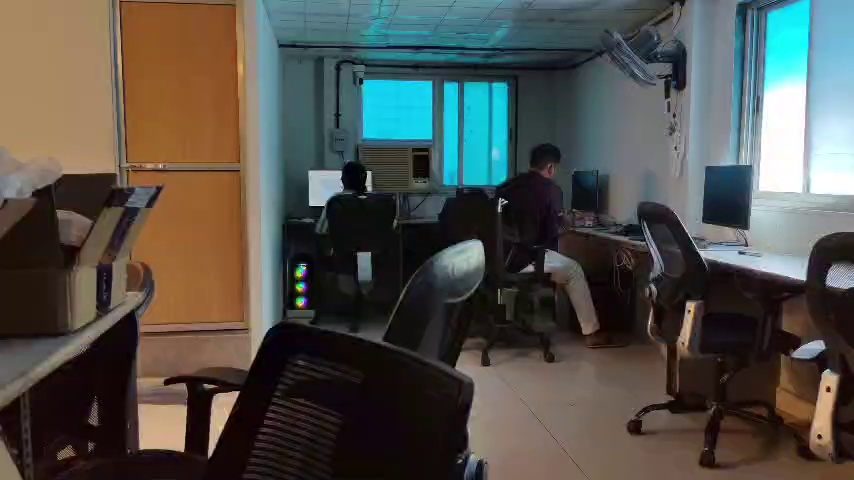
#> input picture tests/face_eval_frames/frame_0000.jpg, 854 x 480 px; its folder holds only this picture in this run
$ python create_face_contact_sheet.py
#> lines starting #> are read from the running program, lines starting #| are printed output that depends on the picture; after the words box and inside, x2 and y2 are one past the last pixel; in counts of white or black regions, pixels touching at a corner belong together
import cv2
from pathlib import Path
import math
import numpy as np

INPUT_DIR = Path("tests/face_eval_frames")
OUTPUT_PATH = Path("tests/face_eval_contact_sheet.jpg")
IMAGE_WIDTH = 320
IMAGE_HEIGHT = 180
LABEL_HEIGHT = 28
COLUMNS = 4

image_paths = sorted(INPUT_DIR.glob("frame_*.jpg"))
if not image_paths:
    raise RuntimeError("No evaluation frames found.")

rows = math.ceil(len(image_paths) / COLUMNS)
canvas = np.full(
    (rows * (IMAGE_HEIGHT + LABEL_HEIGHT), COLUMNS * IMAGE_WIDTH, 3),
    255,
    dtype=np.uint8
)

for index, path in enumerate(image_paths):
    image = cv2.imread(str(path))
#> image is the input picture: shape (480, 854, 3); mean B, G, R 75.6, 81.3, 81.5
    if image is None:
        continue
    image = cv2.resize(image, (IMAGE_WIDTH, IMAGE_HEIGHT))
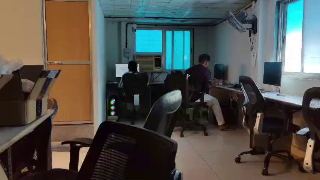
#> image: shape (180, 320, 3); mean B, G, R 75.5, 81.2, 81.4

    col = index % COLUMNS
    row = index // COLUMNS

    x = col * IMAGE_WIDTH
    y = row * (IMAGE_HEIGHT + LABEL_HEIGHT)

    canvas[y : y + IMAGE_HEIGHT, x : x + IMAGE_WIDTH] = image
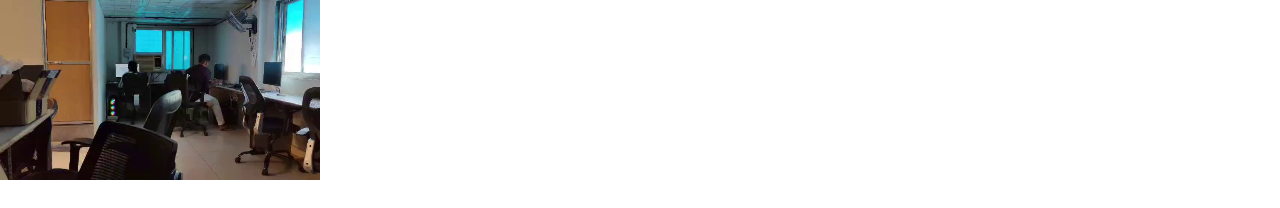
#> canvas: shape (208, 1280, 3); mean B, G, R 216.2, 217.4, 217.4

    # Add frame label text
    label = path.name
    cv2.putText(
        canvas,
        label,
        (x + 10, y + IMAGE_HEIGHT + 20),
        cv2.FONT_HERSHEY_SIMPLEX,
        0.55,
        (0, 0, 0),
        1,
        cv2.LINE_AA
    )
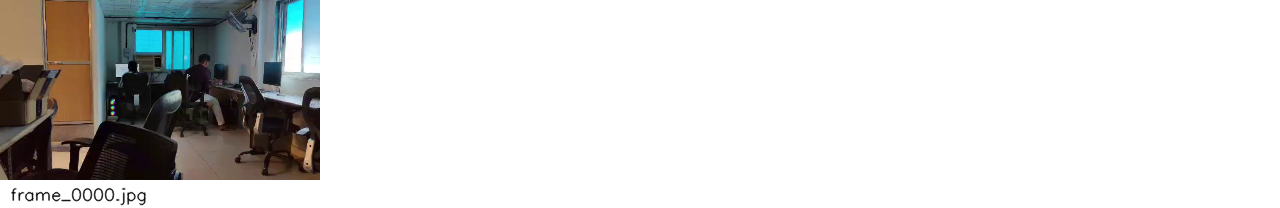
#> canvas: shape (208, 1280, 3); 0.37% of pixels changed, all inside (x1, y1, x2, y2) = (11, 187, 147, 206)

OUTPUT_PATH.parent.mkdir(parents=True, exist_ok=True)
cv2.imwrite(str(OUTPUT_PATH), canvas)
print(f"Contact sheet successfully created: {OUTPUT_PATH}")
print(f"Total frames included: {len(image_paths)}")
print(f"Grid dimensions: {COLUMNS} columns x {rows} rows ({canvas.shape[1]}x{canvas.shape[0]} px)")
#| Grid dimensions: 4 columns x 1 rows (1280x208 px)

$ run again, on tests/face_eval_frames/frame_0053.jpg
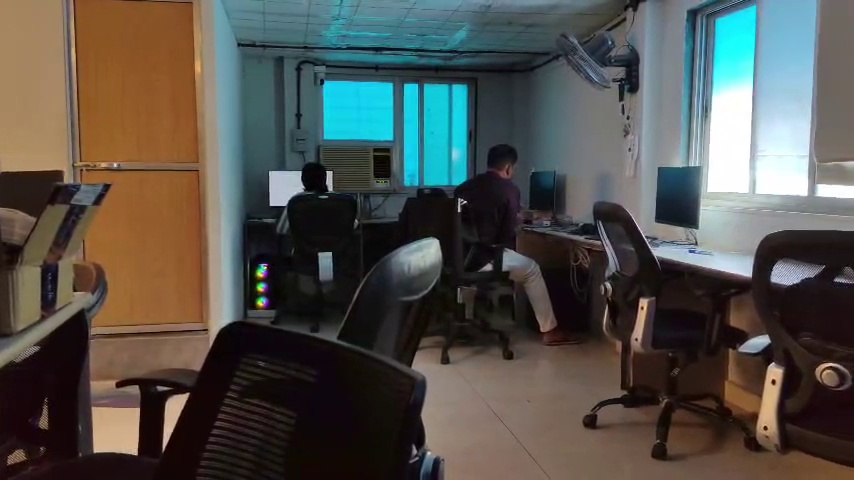
#> input picture tests/face_eval_frames/frame_0053.jpg, 854 x 480 px
#> image is the input picture: shape (480, 854, 3); mean B, G, R 76.7, 81.9, 82.9
#> `image = cv2.resize(image, (IMAGE_WIDTH, IMAGE_HEIGHT))`:
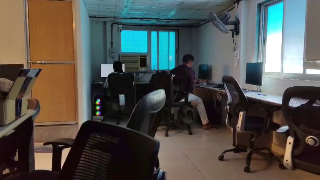
#> image: shape (180, 320, 3); mean B, G, R 76.6, 81.8, 82.9
#> `cv2.putText( canvas, label, (x + 10, y + IMAGE_HEIGHT + 20), cv2.FONT_..`:
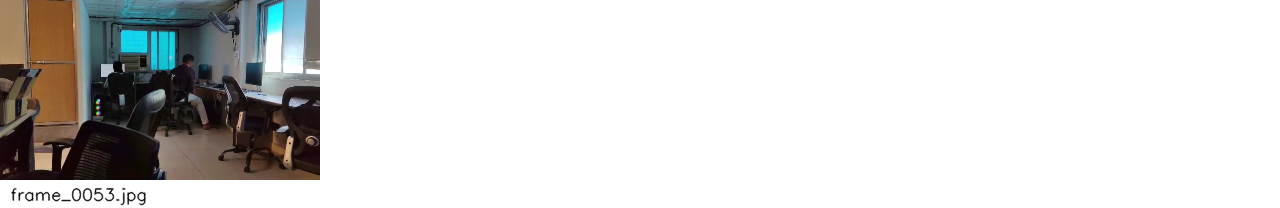
#> canvas: shape (208, 1280, 3); mean B, G, R 216, 217.1, 217.4
#| Grid dimensions: 4 columns x 1 rows (1280x208 px)

$ run again, on tests/face_eval_frames/frame_0066.jpg
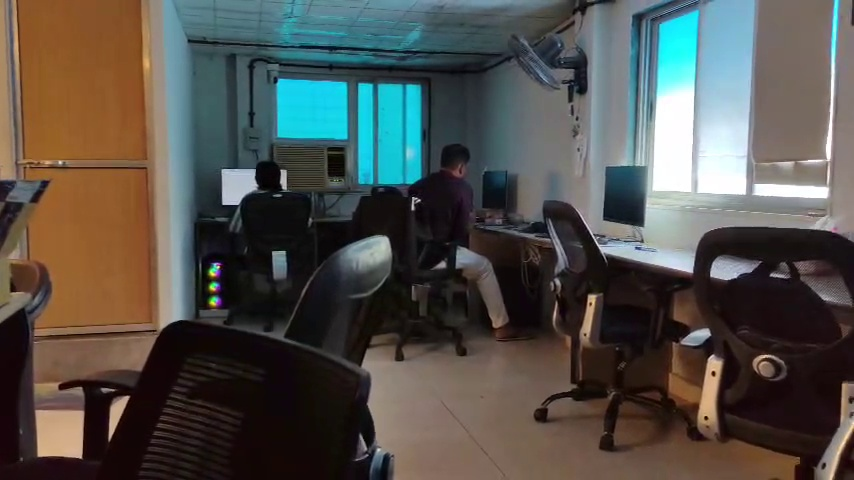
#> input picture tests/face_eval_frames/frame_0066.jpg, 854 x 480 px
#> image is the input picture: shape (480, 854, 3); mean B, G, R 76.3, 81.1, 82.5
#> `image = cv2.resize(image, (IMAGE_WIDTH, IMAGE_HEIGHT))`:
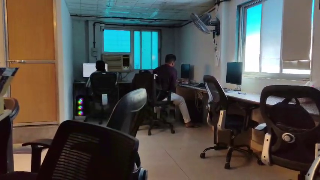
#> image: shape (180, 320, 3); mean B, G, R 76.2, 81, 82.4
#> `cv2.putText( canvas, label, (x + 10, y + IMAGE_HEIGHT + 20), cv2.FONT_..`:
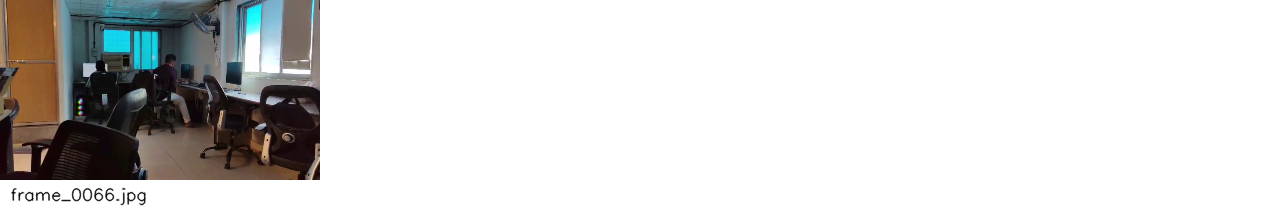
#> canvas: shape (208, 1280, 3); mean B, G, R 215.9, 217, 217.3
#| Grid dimensions: 4 columns x 1 rows (1280x208 px)

$ run again, on tests/face_eval_frames/frame_0079.jpg
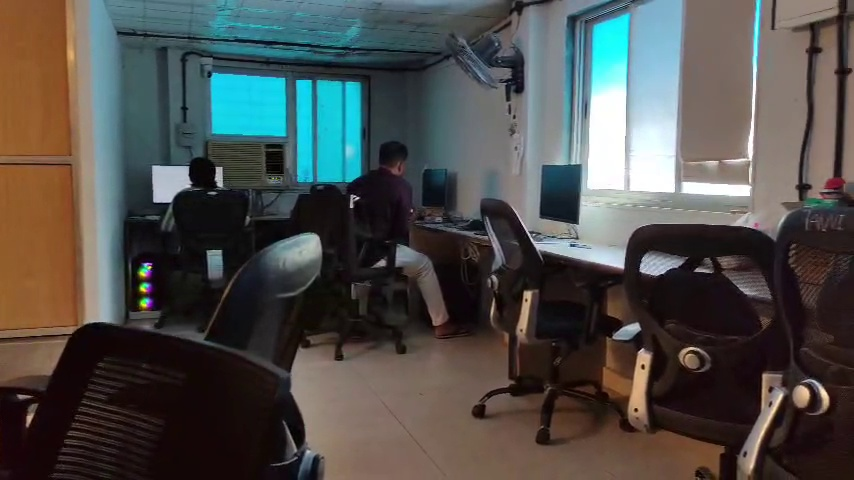
#> input picture tests/face_eval_frames/frame_0079.jpg, 854 x 480 px
#> image is the input picture: shape (480, 854, 3); mean B, G, R 75.7, 78.3, 78.2
#> `image = cv2.resize(image, (IMAGE_WIDTH, IMAGE_HEIGHT))`:
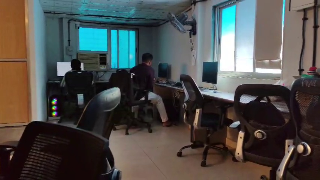
#> image: shape (180, 320, 3); mean B, G, R 75.6, 78.2, 78.1
#> `cv2.putText( canvas, label, (x + 10, y + IMAGE_HEIGHT + 20), cv2.FONT_..`:
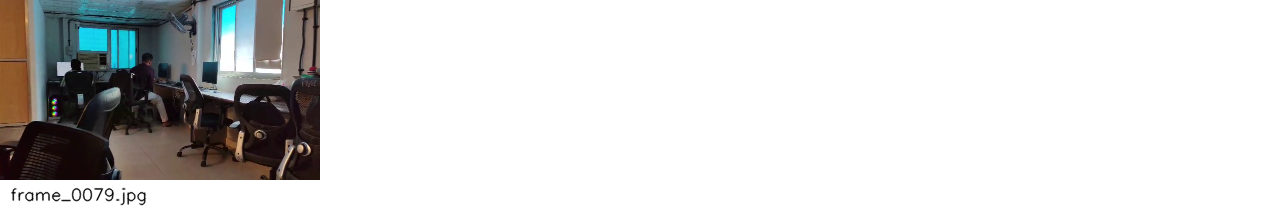
#> canvas: shape (208, 1280, 3); mean B, G, R 215.8, 216.4, 216.3
#| Grid dimensions: 4 columns x 1 rows (1280x208 px)
